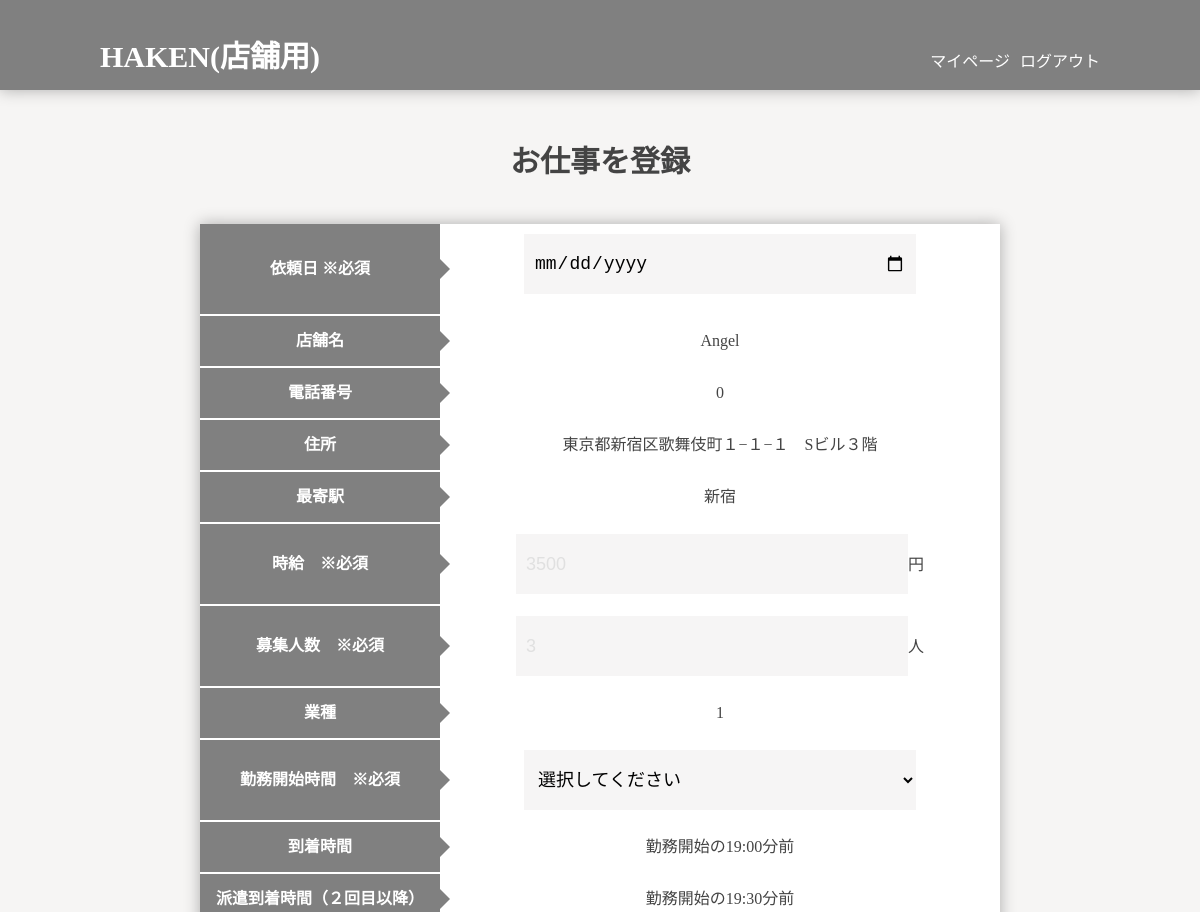
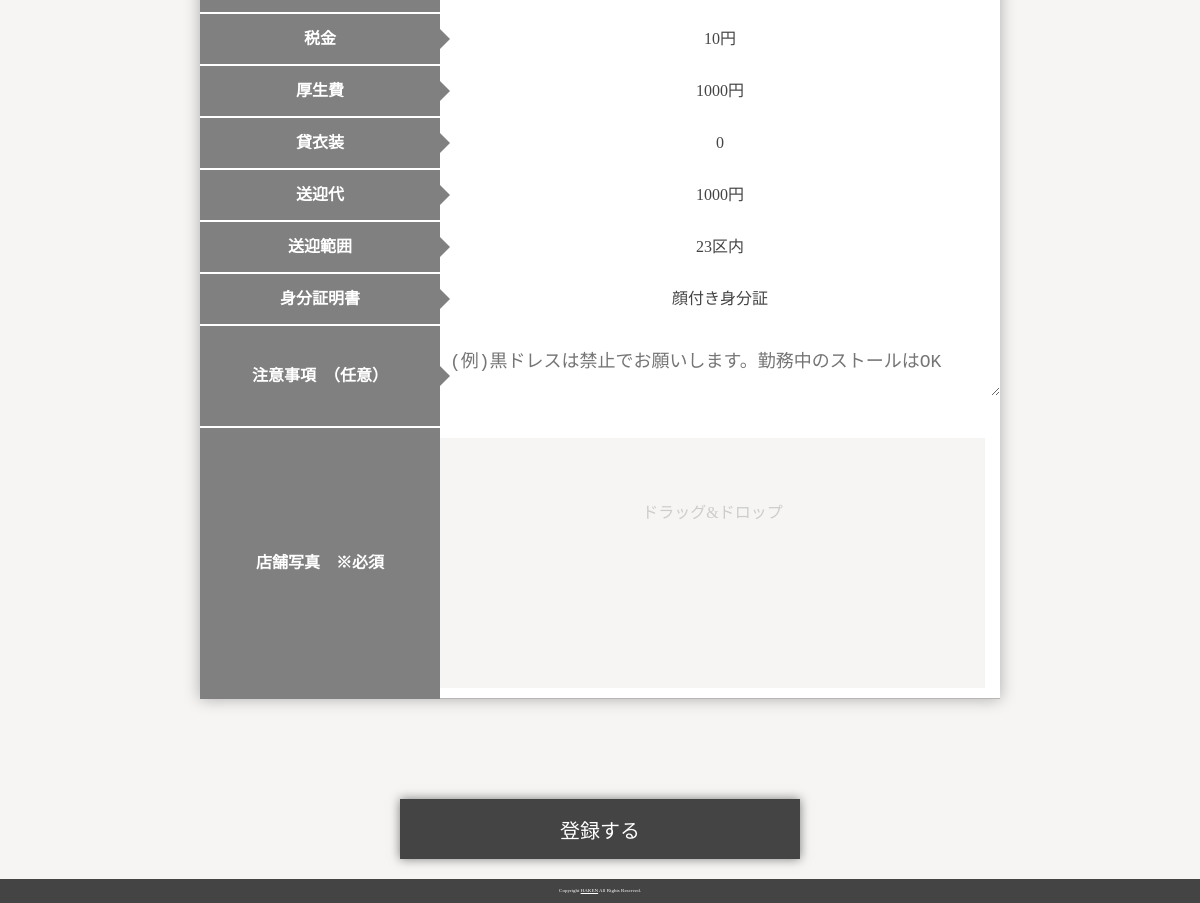
Screenshot of /tenpo_ankenEdit.php (signed in) with the database file from the repository (2 pictures, top to bottom).
### tables this page shows
CREATE TABLE `tenpo` (
  `id` int(11) NOT NULL,
  `email` varchar(255) NOT NULL,
  `pass` varchar(255) NOT NULL,
  `tenpo_name` varchar(255) DEFAULT NULL,
  `owner_name` varchar(255) DEFAULT NULL,
  `tel` varchar(11) NOT NULL,
  `pref` varchar(255) NOT NULL,
  `addr` varchar(255) DEFAULT NULL,
  `station` varchar(255) DEFAULT NULL,
  `category` varchar(255) DEFAULT NULL,
  `hair` int(11) DEFAULT NULL,
  `arrival_time` varchar(11) DEFAULT NULL,
  `arrival_time_re` varchar(11) DEFAULT NULL,
  `tax` int(11) DEFAULT NULL,
  `kouseihi` int(11) DEFAULT NULL,
  `dress` varchar(11) DEFAULT NULL,
  `car` int(11) DEFAULT NULL,
  `car_hani` varchar(255) DEFAULT NULL,
  `syorui` varchar(255) DEFAULT NULL,
  `login_time` date DEFAULT NULL,
  `delete_flg` tinyint(1) NOT NULL DEFAULT '0',
  `create_date` datetime NOT NULL,
  `update_date` timestamp NOT NULL DEFAULT CURRENT_TIMESTAMP ON UPDATE CURRENT_TIMESTAMP
);

### function.php (called while the page is built, shortened)
<?php
 function dbConnect(){
   $dsn = 'mysql:dbname=kyabahaken;host=localhost;charset=utf8';
   $user = 'root';
   $password = 'root';
   $options = array(
     PDO::ATTR_ERRMODE => PDO::ERRMODE_SILENT,
     PDO::ATTR_DEFAULT_FETCH_MODE => PDO::FETCH_ASSOC,
     PDO::MYSQL_ATTR_USE_BUFFERED_QUERY => true,
   );
   $dbh = new PDO($dsn, $user, $password, $options);
   return $dbh;
 }
 function queryPost($dbh, $sql, $data){
   $stmt = $dbh->prepare($sql);
   if(!$stmt->execute($data)){
     debug('クエリに失敗しました');
     debug('SQLエラー'.print_r($stmt->errorInfo(),true));
     $err_msg['common'] = MSG07;
     return 0;
   }else{
     return $stmt;
   }
 }
 function getTenpo($t_id){
   try{
     $dbh = dbConnect();
     $sql = 'SELECT * FROM tenpo WHERE id = :t_id AND delete_flg = 0';
     $data = array(':t_id' => $t_id);
     $stmt = queryPost($dbh, $sql, $data);
     if($stmt){
       return $stmt->fetch(PDO::FETCH_ASSOC);
     }else{
       return false;
     }
   }catch(Exception $e){
     error_log('エラー発生：' .$e->getMessage());
   }
   return $stmt->fetch(PDO::FETCH_ASSOC);
 }
function sanitize($str){
  return htmlspecialchars($str,ENT_QUOTES);
}
function getFormData($str, $flg = false){
  if($flg){
    $method = $_GET;
  }else{
    $method = $_POST;
  }
  global $dbFormData;
  if(!empty($dbFormData)){
    if(!empty($err_msg[$str])){
      debug('############ if(!empty($err_msg[$str])) ############');
      if(isset($method[$str])){
        return sanitize($method[$str]);
      }else{
        return sanitize($dbFormData[$str]);
      }
    }else{
      if(isset($method[$str]) && $method[$str] !== $dbFormData[$str]){
        return sanitize($method[$str]);
      }else{
        return sanitize($dbFormData[$str]);
      }
    }
  }else{
    debug('############ if(!$method[$str]) ############');
    if(isset($method[$str])){
      debug('############ isset(method[$str]) is true ############');
      return sanitize($method[$str]);
    }
  }
}

### tenpo_ankenEdit.php (the view, shortened to what this page needs)
<?php
require('function.php');
$a_id = (!empty($_GET['a_id'])) ? $_GET['a_id'] : '';
$dbFormData = (!empty($a_id)) ? getAnken($_SESSION['tenpo_id'],$a_id) :'';
$edit_flg = (empty($dbFormData)) ? false : true;
if(!$edit_flg){
  $dbFormData = getTenpo($_SESSION['tenpo_id']);
}
 ?>
<?php
require('head.php');
 ?>
  <body class="page-login page-1colum">
<?php
require('tenpo_header.php');
 ?>
    <h2>お仕事を登録</h2>
    <div id="contents" class="site-width">
      <section id="main">
        <div class="anken-detail">
          <form class="anken-form" action="" method="post" enctype="multipart/form-data">
          <table>
            <tr>
              <th>依頼日 ※必須</th>
              <td><input type="date" name="anken_date" value="<?php echo getFormData('anken_date'); ?>">
              <div class="area-msg">
              </div>
              </td>
            </tr>
            <tr>
              <th>店舗名</th>
              <td><?php echo getFormData('tenpo_name'); ?></td>
            </tr>
            <tr>
              <th>電話番号</th>
              <td><?php echo getFormData('tel'); ?></td>
            </tr>
            <tr>
              <th>住所</th>
              <td><?php echo getFormData('pref'); ?><?php echo getFormData('addr'); ?></td>
            </tr>
            <tr>
              <th>最寄駅</th>
              <td><?php echo getFormData('station'); ?></td>
            </tr>
            <tr>
              <th>時給　※必須</th>
              <td><input type="text" name="salary" placeholder="3500" value="<?php echo getFormData('salary'); ?>">円</td>
            </tr>
              <tr>
                <th>募集人数　※必須</th>
                <td><input type="text" name="bosyu" placeholder="3" value="<?php echo getFormData('bosyu') ;  ?>">人</td>
              </tr>
              <tr>
              <th>業種</th>
              <td><?php echo getFormData('category'); ?></td>
            </tr>
            <tr>
              <th>勤務開始時間　※必須</th>
              <td>
              <select class="time" name="start_time">
                <option value="" disabled style="display:none;" <?php echo getFormData('start_time') ? '' : 'selected' ; ?>>選択してください</option>
              </select>
              </td>
            </tr>
            <tr>
              <th>到着時間</th>
              <td>勤務開始の<?php echo getFormData('arrival_time'); ?>分前</td>
            </tr>
            <tr>
              <th>派遣到着時間（２回目以降）</th>
              <td>勤務開始の<?php echo getFormData('arrival_time_re'); ?>分前</td>
            </tr>
            <tr>
              <th>税金</th>
              <td><?php echo getFormData('tax'); ?>円</td>
            </tr>
            <tr>
              <th>厚生費</th>
              <td><?php echo getFormData('kouseihi'); ?>円</td>
            </tr>
            <tr>
              <th>貸衣装</th>
              <td><?php echo getFormData('dress'); ?></td>
            </tr>
            <tr>
              <th>送迎代</th>
              <td><?php echo getFormData('car'); ?>円</td>
            </tr>
            <tr>
              <th>送迎範囲</th>
              <td><?php echo getFormData('car_hani'); ?></td>
            </tr>
            <tr>
              <tr>
                <th>身分証明書</th>
                <td><?php echo getFormData('syorui'); ?></td>
              </tr>
              <tr>
              <th>注意事項　（任意）</th>
              <td><textarea type="text" name="comment" placeholder="(例)黒ドレスは禁止でお願いします。勤務中のストールはOK" style="background:white;"><?php if(!empty($_POST['comment'])) echo $_POST['comment']; ?></textarea>
            </tr>
          <tr>
          <th>店舗写真　※必須</th>
          <td>
          <div class="imgDrop-container">
            <label class="area-drop <?php if(!empty($err_msg['pic'])) echo 'err'; ?>>">
            ドラッグ&ドロップ
          </label>
          </div>
          </td>
          </tr>
          </table>
          <?php if($edit_flg){ ?>
          <div class="big-btn">
            <input type="submit" name="" value="更新する">
          </div>
          <?php }else{ ?>
            <div class="big-btn">
            <input type="submit" name="" value="登録する">
          </div>
          <?php } ?>
            </form>
        </div>
      </section>
    </div>
<?php
require('footer.php');
 ?>

### style.css (style rules this page uses)
body { color: #444; margin: 0; padding: 0; line-height: 150%; background: #f6f5f4; }
h1,h2,h3,h4,h5,h6,p { margin: 0; padding: 0; }
.site-width { width: 1000px; margin: 0 auto; }
#main { min-height: 600px; margin-top: 50px; }
h2 { text-align: center; font-size: 30px; }
table { margin-left: 20px; border-spacing: unset; }
tbody td { padding-top: 10px; padding-bottom: 10px; text-align: center; height: 30px; }
.anken-detail table { width: 80%; margin: 10px auto; margin-bottom: 100px; border-collapse: collapse; }
.anken-detail table tr { border-bottom: solid 2px white; }
.anken-detail table tr:last-child { border-bottom: none; }
.anken-detail table th { position: relative; text-align: left; width: 30%; background-color: #808080; color: white; text-align: center; padding: 10px 0; }
.anken-detail table th:after { display: block; content: ""; width: 0px; height: 0px; position: absolute; top:calc(50% - 10px); right:-10px; border-left: 10px solid #808080; border-top: 10px solid transparent; border-bottom: 10px solid transparent; }
.anken-detail table td { width: 70%; text-align: center; padding: 10px 0; background: white; border-bottom: 1px solid #bbb4b4; }
table input[type=text],table input[type="date"],table select.time { width: 70%; margin: 0 auto; display: inline-block; }
label { display: block; }
input[type="text"], input[type="password"], input[type="number"],input[type="date"], .form select, select.time, textarea { display: block; box-sizing: border-box; margin-bottom: 20px; padding: 10px; width: 100%; height: 60px; border: none; background: #f6f5f5; font-size: 18px; cursor: text; }
.anken-form .imgDrop-container { width: 100%; height: 250px; padding-right: 15px; box-sizing: border-box; }
.anken-form .area-drop { width: 100%; height: 100%; background: #f6f5f4; margin-bottom: 15px; text-align: center; line-height: 150px; color: #ccc; position: relative; box-sizing: border-box; }
.area-msg { padding: 0 0 10px 0; color: red; font-size: 13px; }
.big-btn input[type="submit"],.big-btn a { margin: 20px auto; padding: 0; border: none; background: #444; color: white; height: 60px; width: 400px; font-size: 20px; display: block; cursor: pointer; box-shadow: 0 0 10px rgba(0,0,0,.5); }
input::placeholder { color: #e0e0e0; }

### rows the page displays
tenpo: tenpo_name "Angel", tel "0", addr "東京都新宿区歌舞伎町１−１−１ Sビル３階", station "新宿", category "1", arrival_time "19:00", arrival_time_re "19:30", tax "10", kouseihi "1000", dress "0", car "1000", car_hani "23区内", syorui "顔付き身分証"
